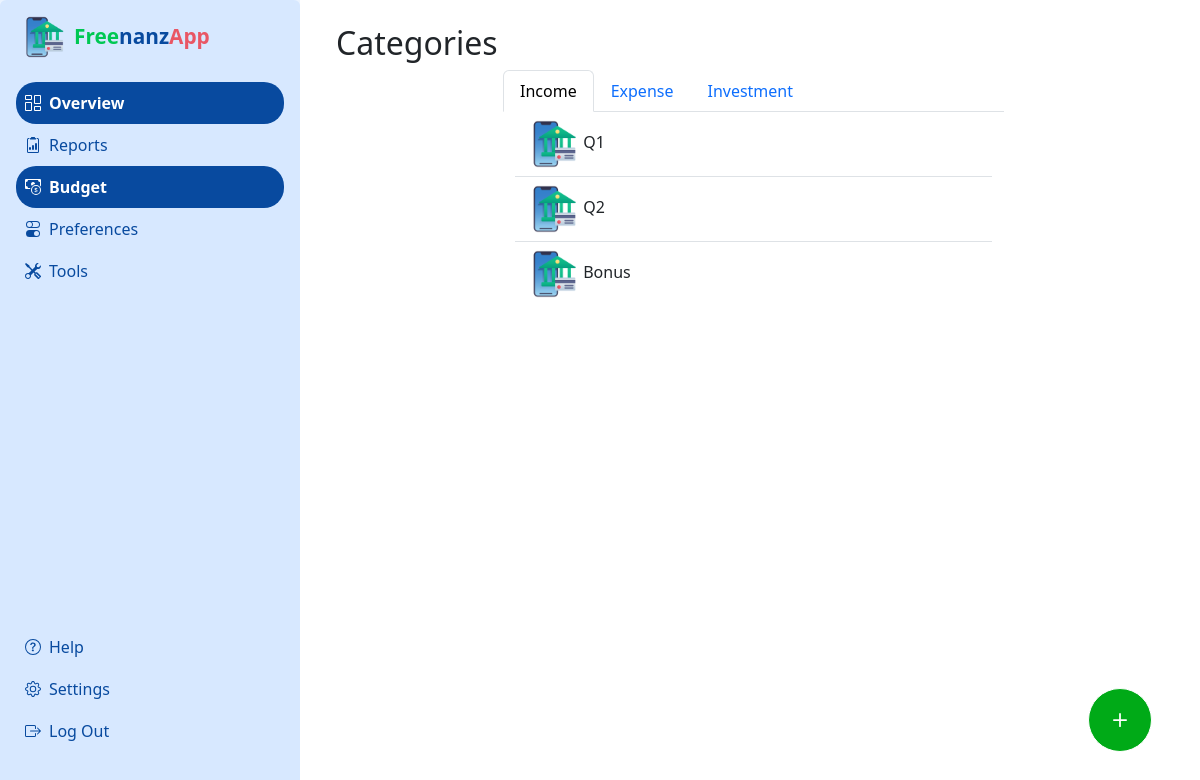
Screenshot of /transactions/categories/ (signed in) with the database file from the repository.
### apps/transactions/models.py (models this page shows, shortened)
class TransactionCategory(models.Model):
    class TypeChoices(models.TextChoices):
        INCOME = "INCOME", "Income"
        EXPENSE = "EXPENSE", "Expense"
        INVESTMENT = "INVESTMENT", "Investment"
    name = models.CharField(max_length=100)
    type = models.CharField(max_length=10, choices=TypeChoices, default=TypeChoices.EXPENSE)
    user = models.ForeignKey(
         settings.AUTH_USER_MODEL,
         on_delete=models.CASCADE,
         related_name="categories",
         null=True, blank=True
         )

### apps/transactions/views.py (the view, shortened to what this page needs)
# urls.py: path('categories/', CategoryCreateView.as_view(), name='categories'),
class CategoryCreateView(LoginRequiredMixin, FormMixin, ListView):
    model = TransactionCategory
    form_class =  TransactionCategoryForm
    template_name = 'transactions/categories.html'
    success_url = reverse_lazy('transactions:categories')
    login_url = 'users:login'
    def get_queryset(self):
        return TransactionCategory.objects.filter(user=self.request.user).order_by('name')
    def get_context_data(self, **kwargs):
        context =  super().get_context_data(**kwargs)
        user = self.request.user
        context['income_categories'] = TransactionCategory.objects.filter(user=user).filter(type=TransactionCategory.TypeChoices.INCOME)
        context['expense_categories'] = TransactionCategory.objects.filter(user=user).filter(type=TransactionCategory.TypeChoices.EXPENSE)
        context['investment_categories'] = TransactionCategory.objects.filter(user=user).filter(type=TransactionCategory.TypeChoices.INVESTMENT)
        return context

### apps/core/context_processors.py (called while the page is built)
def sidebar_items(request):
    return {'sidebar_items': get_sidebar_items()}

### apps/transactions/templates/transactions/categories.html (shortened to what this page needs)
{% extends 'core/layout.html' %}
{% load static %}
{% block content %}
<div class="ms-4 mt-4">
    <h2 id="user-greeting">Categories</h2>
    <div style="margin-right: 2%; display: flex; justify-content: center;">
        <div class="row" style="width: 60%;">
            <ul class="nav nav-tabs" id="myTab" role="tablist">
                <li class="nav-item" role="presentation">
                <button class="nav-link active" id="income-tab" data-bs-toggle="tab" data-bs-target="#income-tab-pane" type="button" role="tab" aria-controls="income-tab-pane" aria-selected="true">Income</button>
                </li>
                <li class="nav-item" role="presentation">
                <button class="nav-link" id="expense-tab" data-bs-toggle="tab" data-bs-target="#expense-tab-pane" type="button" role="tab" aria-controls="expense-tab-pane" aria-selected="false">Expense</button>
                </li>
                <li class="nav-item" role="presentation">
                <button class="nav-link" id="investment-tab" data-bs-toggle="tab" data-bs-target="#invesment-tab-pane" type="button" role="tab" aria-controls="investment-tab-pane" aria-selected="false">Investment</button>
                </li>
            </ul>
            <div class="tab-content" id="myTabContent">
                <div class="tab-pane fade show active" id="income-tab-pane" role="tabpanel" aria-labelledby="income-tab" tabindex="0">
                    <div class="card border-0">
                        <ul class="list-group list-group-flush">
                            {% for category in income_categories %}
                                <li class="list-group-item">
                                    <img src="{% static 'images/logo.png' %}" alt="{{ category.name|lower } -category" style="width: 48px;">
                                    {{ category.name }}
                                </li>
                            {% empty %}
                                <li class="list-group-item">No expense categories yet.</li>
                            {% endfor %}
                        </ul>
                    </div>
                    <button class="rounded-button-fill add-new-category" data-bs-toggle="modal" data-bs-target="#budget-modal" style="position: absolute; bottom: 48px; right: 48px; width: 64px; height: 64px; background-color: rgb(0, 170, 23);">
                        <svg xmlns="http://www.w3.org/2000/svg" width="28" height="28" fill="currentColor" class="bi bi-plus" viewBox="0 0 16 16">
                            <path d="M8 4a.5.5 0 0 1 .5.5v3h3a.5.5 0 0 1 0 1h-3v3a.5.5 0 0 1-1 0v-3h-3a.5.5 0 0 1 0-1h3v-3A.5.5 0 0 1 8 4"/>
                        </svg>
                    </button>
                </div>
            </div>
        </div>
    </div>
</div>
{% endblock %}

### apps/transactions/templates/transactions/categories.html (style rules this page uses)
.rounded-button-fill, .rounded-button:hover { background-color: #084a9f; padding: 10px; justify-content: center; color: #ffffff; border: 1px solid #ffffff; border-radius: 50%; display: flex; align-items: center; width: 40px; height: 40px; }
.add-new-category { position: absolute; bottom: 48px; right: 48px; width: 64px; height: 64px; }

### rows the page displays
TransactionCategory: name "Q1"
TransactionCategory: name "Q2"
TransactionCategory: name "Bonus"

### other values shown
{{ page.name }} "Overview" "Budget"
{{ page.name }} "Reports" "Preferences" "Tools"
{{ page.name }} "Help" "Settings"
{{ page.name }} "Log Out"
